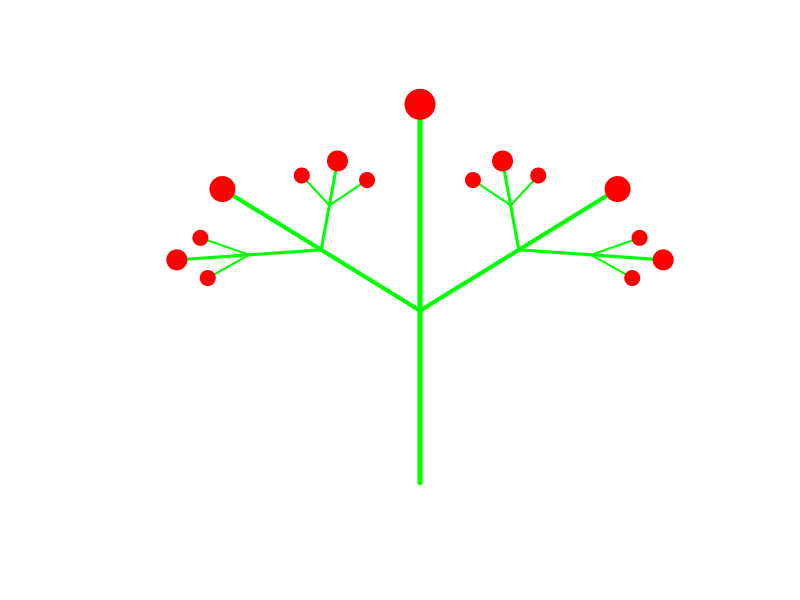

This figure's R source:
x1 = 0
y1 = 0.25
r = c(0.25, 0.13, 0.05)
ang = pi / c(4, 3.5, 5)
siz = 6:3
w0 = 5
w1 = 4
w2 = 3
w3 = 2

# Level 1 flowers
x1b = 0
y1b = 0.55

# Level 2 flowers
x2 = x1 + r[1] * cos(ang[1])
y2 = y1 + r[1] * sin(ang[1])

# Level 3 flowers
x2mid = (x1+x2)/2
y2mid = (y1+y2)/2
x3 = (x1+x2)/2 + r[2] * cos(ang[1]+ang[2])
x4 = (x1+x2)/2 + r[2] * cos(ang[1]-ang[2])
y3 = (y1+y2)/2 + r[2] * sin(ang[1]+ang[2])
y4 = (y1+y2)/2 + r[2] * sin(ang[1]-ang[2])

# Level 4 flowers
x3mid = (x2mid + x3) / 2
x4mid = (x2mid + x4) / 2
y3mid = (y2mid + y3) / 2
y4mid = (y2mid + y4) / 2
x5 = x3mid + r[3] * cos(ang[1]+ang[2]+ang[3])
x6 = x3mid + r[3] * cos(ang[1]+ang[2]-ang[3])
x7 = x4mid + r[3] * cos(ang[1]-ang[2]+ang[3])
x8 = x4mid + r[3] * cos(ang[1]-ang[2]-ang[3])
y5 = y3mid + r[3] * sin(ang[1]+ang[2]+ang[3])
y6 = y3mid + r[3] * sin(ang[1]+ang[2]-ang[3])
y7 = y4mid + r[3] * sin(ang[1]-ang[2]+ang[3])
y8 = y4mid + r[3] * sin(ang[1]-ang[2]-ang[3])

# Draw full inflorescence
png(filename="strawb1.png")
dev.off()

# Main branch and rank 1 flower
plot(c(0,x1b), c(0,y1b), xlim=c(-0.28, 0.28), ylim=c(0,0.56), axes=FALSE, xlab="", ylab="",
     type="l", col="green", lwd=w0)
points(x1b, y1b, pch=20, cex=siz[1], col="red")

# Rank 2 branches and flowers
x=c(0,x1, -x2, x1, x2)
y=c(0,y1, y2, y1, y2)
lines(c(x1,x2), c(y1,y2), col="green", lwd=w1)
lines(-c(x1,x2), c(y1,y2), col="green", lwd=w1)
points(c(-x2,x2), c(y2,y2), pch=20, cex=siz[2], col="red")

# Rank 3 branches and flowers
lines(c(x2mid, x3, x2mid, x4), c(y2mid, y3, y2mid, y4), col="green", lwd=3)
lines(-c(x2mid, x3, x2mid, x4), c(y2mid, y3, y2mid, y4), col="green", lwd=3)
points(c(-x3,-x4,x3,x4), c(y3,y4,y3,y4), pch=20, cex=siz[3], col="red")

# Rank 4 branches and flowers
lines(c(x3mid, x5, x3mid, x6), c(y3mid, y5, y3mid, y6), col="green", lwd=w3)
lines(c(x4mid, x7, x4mid, x8), c(y4mid, y7, y4mid, y8), col="green", lwd=w3)
lines(-c(x3mid, x5, x3mid, x6), c(y3mid, y5, y3mid, y6), col="green", lwd=w3)
lines(-c(x4mid, x7, x4mid, x8), c(y4mid, y7, y4mid, y8), col="green", lwd=w3)
points(c(x5,x6,x7,x8), c(y5,y6,y7,y8), col="red", pch=20, cex=siz[4])
points(-c(x5,x6,x7,x8), c(y5,y6,y7,y8), col="red", pch=20, cex=siz[4])


